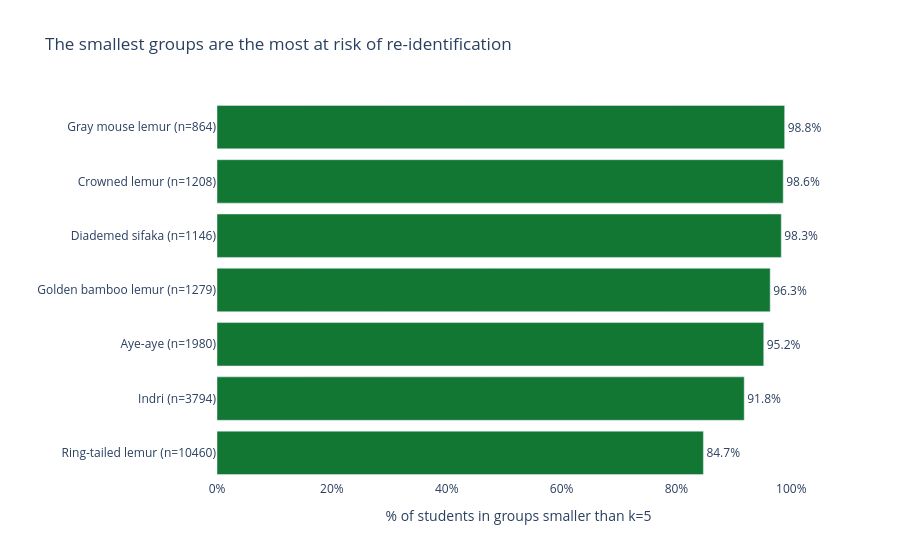

The cell this chart's notebook holds for it:
### Markdown cell above
## 4. The smallest groups are the most exposed

**Headline:** on the core fields, **98.8%** of Gray mouse lemur students (the
smallest group, n=864) fall in groups below k=5, versus **84.7%** of the largest
group (Ring-tailed lemur, n=10,460). The smallest groups carry the highest risk.

### Code cell
rbg = pd.read_csv(RESULTS / "risk_by_group.csv")
rbg = rbg.sort_values("pct_below_k", ascending=True)
rbg["glabel"] = rbg["group"] + " (n=" + rbg["n"].astype(int).astype(str) + ")"

fig4 = px.bar(
    rbg, x="pct_below_k", y="glabel", orientation="h", text_auto=".1%",
    color_discrete_sequence=[SAFE[3]],
    hover_data={"n": True, "pct_unique": ":.1%", "pct_below_k": ":.1%", "glabel": False},
    title="The smallest groups are the most at risk of re-identification",
)
fig4.update_traces(textposition="outside", cliponaxis=False)
fig4.update_layout(
    xaxis_title="% of students in groups smaller than k=5", yaxis_title="",
    xaxis_tickformat=".0%", xaxis_range=[0, 1.05], plot_bgcolor="white",
)
save(fig4, "risk_by_group.png")
fig4

### Figure 1 — Plotly figure (JSON) as saved in the notebook; plotly's stock layout.template omitted (floating-point values rounded to 4 significant figures)
{"data": [{"cliponaxis": false, "customdata": [[10460.0, 0.5708], [3794.0, 0.738], [1980.0, 0.7859], [1279.0, 0.7952], [1146.0, 0.8377], [1208.0, 0.8369], [864.0, 0.8565]], "hovertemplate": "pct_below_k=%{x:.1%}<br>n=%{customdata[0]}<br>pct_unique=%{customdata[1]:.1%}<extra></extra>", "legendgroup": "", "marker": {"color": "rgb(17, 119, 51)", "pattern": {"shape": ""}}, "name": "", "orientation": "h", "showlegend": false, "textposition": "outside", "texttemplate": "%{x:.1%}", "type": "bar", "x": [0.8469, 0.918, 0.952, 0.9633, 0.9825, 0.9859, 0.9884], "xaxis": "x", "y": ["Ring-tailed lemur (n=10460)", "Indri (n=3794)", "Aye-aye (n=1980)", "Golden bamboo lemur (n=1279)", "Diademed sifaka (n=1146)", "Crowned lemur (n=1208)", "Gray mouse lemur (n=864)"], "yaxis": "y"}], "layout": {"barmode": "relative", "legend": {"tracegroupgap": 0}, "plot_bgcolor": "white", "title": {"text": "The smallest groups are the most at risk of re-identification"}, "xaxis": {"anchor": "y", "domain": [0.0, 1.0], "range": [0, 1.05], "tickformat": ".0%", "title": {"text": "% of students in groups smaller than k=5"}}, "yaxis": {"anchor": "x", "domain": [0.0, 1.0], "title": {"text": ""}}}}
